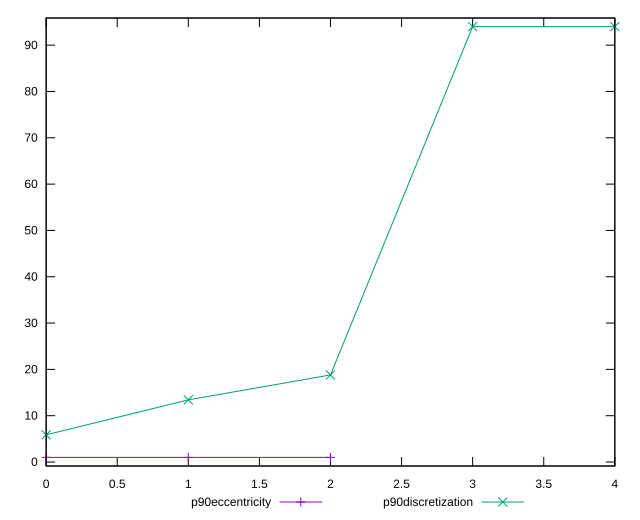

The script that saved this image:
reset

$p90Eccentricity <<EOF
0 0.9999999999999979
1 0.9999999999999999
2 0.9999999999999997
EOF

$p90Discretization <<EOF
0 5.875
1 13.428571428571429
2 18.8
3 94
4 94
EOF

set key outside below
set xrange [0:4]
set yrange [-0.8600000000000022:95.86]
set trange [-0.8600000000000022:95.86]
set terminal svg size 640, 520 enhanced background rgb 'white'
set output "report_00017_2021-02-10T15-08-03.406Z/uses-webp-images/progression/eccentricity.svg"

plot $p90Eccentricity title "p90eccentricity" with linespoints, \
     $p90Discretization title "p90discretization" with linespoints

reset
